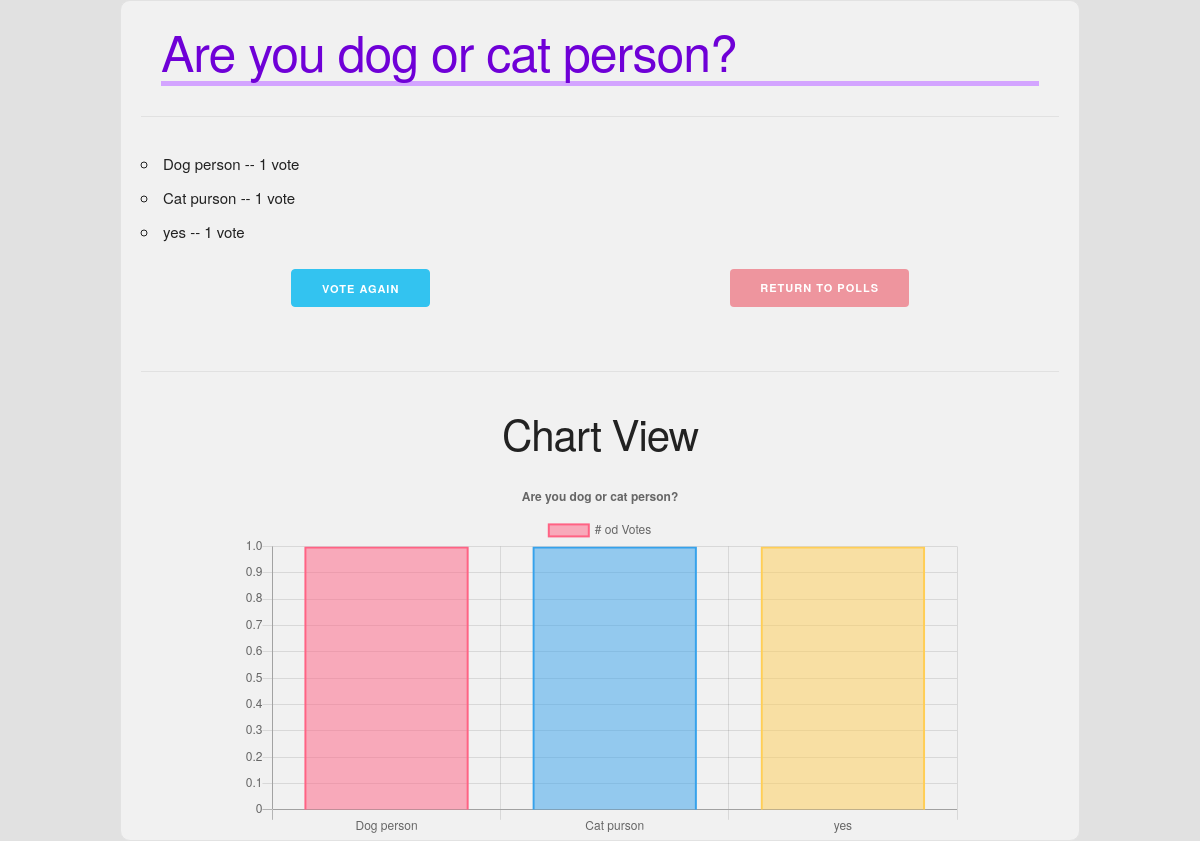
/polls/3/results/, run on an earlier commit of the app's database.
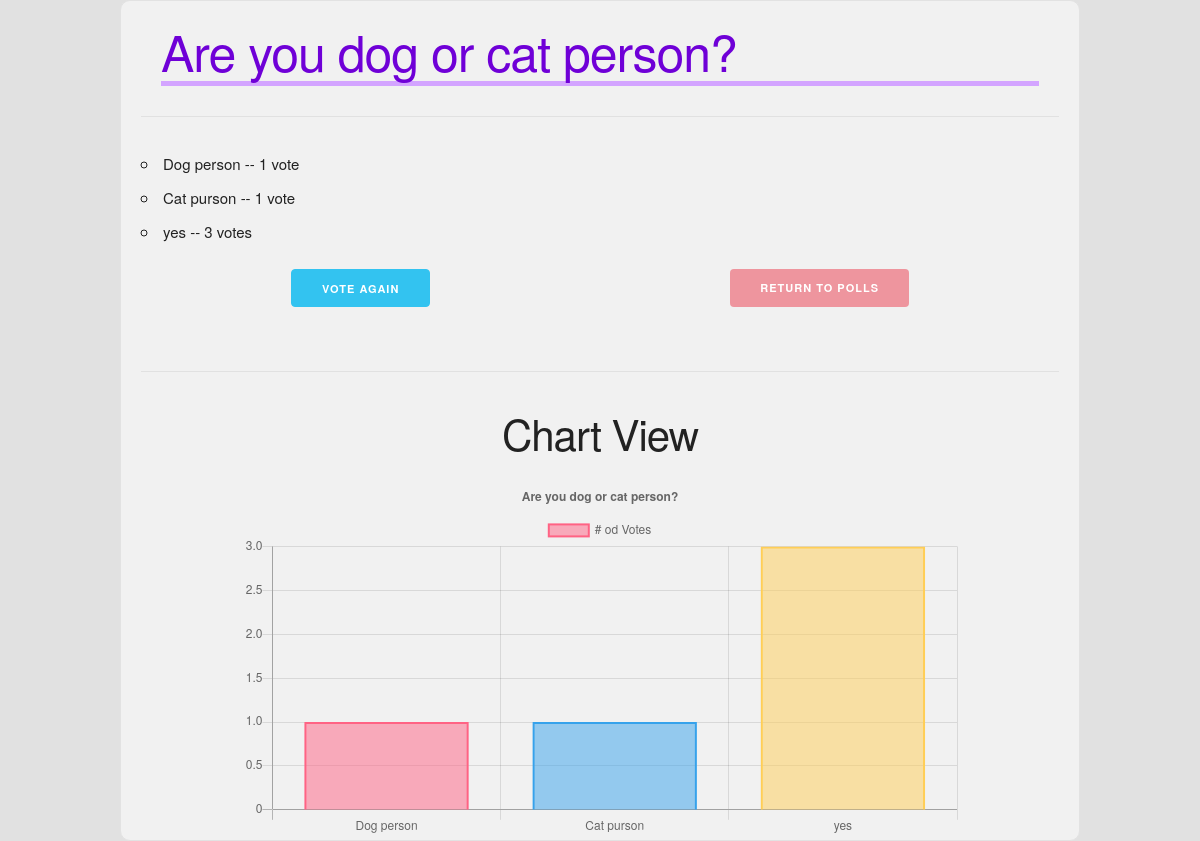
And on a later commit of the database.
### polls/models.py (models this page shows, shortened)
class Choice(models.Model):
    question = models.ForeignKey(Question, on_delete=models.CASCADE)
    choice_text = models.CharField(max_length=200)
    votes = models.IntegerField(default=0)

### polls/views.py (the view)
# urls.py: path('<int:pk>/results/', views.ResultView.as_view(), name='result'),
class ResultView(generic.DetailView):
    model = Question
    template_name = "polls/result.html"

### polls/templates/polls/result.html (shortened to what this page needs)
{% extends 'polls/base.html' %}
{% block content %}
    <h1>{{question.question_text}}</h1> <hr>
    <ul>
    {% for choice in question.choice_set.all %}
        <li>{{choice.choice_text}} -- {{choice.votes}} vote{{choice.votes|pluralize}}</li>
    {% endfor %}
    </ul>
    <div class="vote-btn">
        <a href=" {% url 'polls:detail' question.id %} " class="button button-primary"> Vote again</a>
        <a href=" {% url 'polls:index' %} " class="button button-red"> Return to polls</a>
    </div>
    <br>
    <hr>
    <h2 style="text-align:center">Chart View</h2>
    <div class="chart-area">
      <div class="chart-container">
        <canvas id="chart"> </canvas>
      </div>
    </div>
{% endblock content %}
{% block scripts %}
<script>
var ctx = document.getElementById('chart').getContext('2d');
var chart = new Chart(ctx, {
    // The type of chart we want to create
    type: 'bar',
    // The data for our dataset
    data: {
        labels: [{% for choice in question.choice_set.all %}
        '{{choice.choice_text}}',{% endfor %} ],
        datasets: [{
            label: '# od Votes',
            backgroundColor: ['rgb(255, 99, 132, 0.5)',
                'rgba(54, 162, 235, 0.5)',
                'rgba(255, 206, 86, 0.5)',
                'rgba(75, 192, 192, 0.2)',
                'rgba(153, 102, 255, 0.2)'],
            borderColor: ['rgb(255, 99, 132)',
                'rgba(54, 162, 235, 1)',
                'rgba(255, 206, 86, 1)',
                'rgba(75, 192, 192, 1)',
                'rgba(153, 102, 255, 1)'],
            borderWidth: 2,
            hoverBorderWidth: 5,
            data: [{% for choice in question.choice_set.all %}
        '{{choice.votes}}', {% endfor %} ]
        }]
    },
    // Configuration options go here
    options: {
        scales: {
            yAxes: [{
                ticks: {
                    beginAtZero: true
                }
            }]
        },
        layout: {
            padding: {
                left: 0,
                right: 0,
                top: 0,
                bottom: 0
            },
    },
    title: {
        display: true,
        text: '{{ question.question_text|escapejs }}'
    }
  }
});
</script>
{% endblock scripts %}

What changed in the data, as far as the page shows it:
changed Choice "yes": votes "1" → "3"
Also different on the page:
chart data {{ choice.votes }}: 1, 1, 1 → 1, 1, 3
